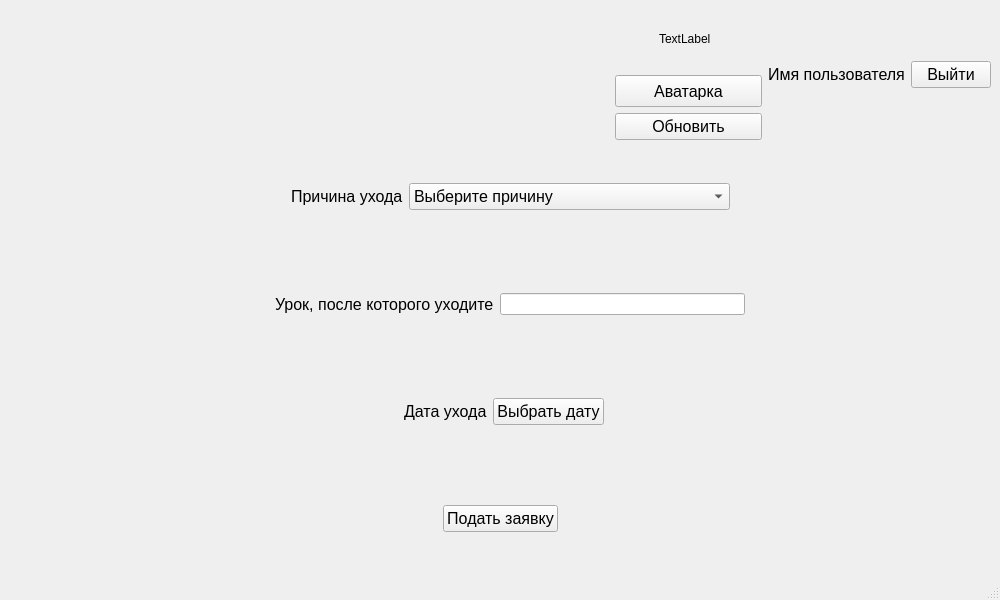
<?xml version="1.0" encoding="UTF-8"?>
<ui version="4.0">
 <class>MainWindow</class>
 <widget class="QMainWindow" name="MainWindow">
  <property name="geometry">
   <rect>
    <x>0</x>
    <y>0</y>
    <width>1000</width>
    <height>600</height>
   </rect>
  </property>
  <property name="maximumSize">
   <size>
    <width>16777215</width>
    <height>16777215</height>
   </size>
  </property>
  <property name="windowTitle">
   <string>MainWindow</string>
  </property>
  <property name="layoutDirection">
   <enum>Qt::LeftToRight</enum>
  </property>
  <widget class="QWidget" name="centralwidget">
   <layout class="QVBoxLayout" name="verticalLayout">
    <item>
     <layout class="QHBoxLayout" name="horizontalLayout_3">
      <item>
       <spacer name="horizontalSpacer">
        <property name="orientation">
         <enum>Qt::Horizontal</enum>
        </property>
        <property name="sizeHint" stdset="0">
         <size>
          <width>40</width>
          <height>20</height>
         </size>
        </property>
       </spacer>
      </item>
      <item>
       <spacer name="horizontalSpacer_12">
        <property name="orientation">
         <enum>Qt::Horizontal</enum>
        </property>
        <property name="sizeHint" stdset="0">
         <size>
          <width>40</width>
          <height>20</height>
         </size>
        </property>
       </spacer>
      </item>
      <item>
       <spacer name="horizontalSpacer_13">
        <property name="orientation">
         <enum>Qt::Horizontal</enum>
        </property>
        <property name="sizeHint" stdset="0">
         <size>
          <width>40</width>
          <height>20</height>
         </size>
        </property>
       </spacer>
      </item>
      <item>
       <spacer name="verticalSpacer">
        <property name="orientation">
         <enum>Qt::Vertical</enum>
        </property>
        <property name="sizeHint" stdset="0">
         <size>
          <width>20</width>
          <height>40</height>
         </size>
        </property>
       </spacer>
      </item>
      <item>
       <spacer name="horizontalSpacer_14">
        <property name="orientation">
         <enum>Qt::Horizontal</enum>
        </property>
        <property name="sizeHint" stdset="0">
         <size>
          <width>40</width>
          <height>20</height>
         </size>
        </property>
       </spacer>
      </item>
      <item>
       <layout class="QVBoxLayout" name="verticalLayout_2">
        <item>
         <layout class="QHBoxLayout" name="horizontalLayout_6">
          <item>
           <spacer name="horizontalSpacer_11">
            <property name="orientation">
             <enum>Qt::Horizontal</enum>
            </property>
            <property name="sizeHint" stdset="0">
             <size>
              <width>40</width>
              <height>20</height>
             </size>
            </property>
           </spacer>
          </item>
          <item>
           <widget class="QLabel" name="label_6">
            <property name="sizePolicy">
             <sizepolicy hsizetype="Fixed" vsizetype="Fixed">
              <horstretch>0</horstretch>
              <verstretch>0</verstretch>
             </sizepolicy>
            </property>
            <property name="minimumSize">
             <size>
              <width>60</width>
              <height>60</height>
             </size>
            </property>
            <property name="maximumSize">
             <size>
              <width>60</width>
              <height>60</height>
             </size>
            </property>
            <property name="text">
             <string>TextLabel</string>
            </property>
           </widget>
          </item>
          <item>
           <spacer name="horizontalSpacer_10">
            <property name="orientation">
             <enum>Qt::Horizontal</enum>
            </property>
            <property name="sizeHint" stdset="0">
             <size>
              <width>40</width>
              <height>20</height>
             </size>
            </property>
           </spacer>
          </item>
         </layout>
        </item>
        <item>
         <widget class="QPushButton" name="pushButton_5">
          <property name="sizePolicy">
           <sizepolicy hsizetype="Minimum" vsizetype="Fixed">
            <horstretch>0</horstretch>
            <verstretch>0</verstretch>
           </sizepolicy>
          </property>
          <property name="minimumSize">
           <size>
            <width>60</width>
            <height>32</height>
           </size>
          </property>
          <property name="maximumSize">
           <size>
            <width>16777215</width>
            <height>16777215</height>
           </size>
          </property>
          <property name="font">
           <font>
            <pointsize>12</pointsize>
           </font>
          </property>
          <property name="text">
           <string>Аватарка</string>
          </property>
          <property name="autoRepeat">
           <bool>false</bool>
          </property>
         </widget>
        </item>
        <item>
         <widget class="QPushButton" name="pushButton_2">
          <property name="font">
           <font>
            <pointsize>12</pointsize>
           </font>
          </property>
          <property name="text">
           <string>Обновить</string>
          </property>
         </widget>
        </item>
       </layout>
      </item>
      <item>
       <widget class="QLabel" name="label_4">
        <property name="font">
         <font>
          <pointsize>12</pointsize>
         </font>
        </property>
        <property name="text">
         <string>Имя пользователя</string>
        </property>
       </widget>
      </item>
      <item>
       <widget class="QPushButton" name="pushButton_4">
        <property name="font">
         <font>
          <pointsize>12</pointsize>
         </font>
        </property>
        <property name="text">
         <string>Выйти</string>
        </property>
        <property name="autoRepeat">
         <bool>false</bool>
        </property>
       </widget>
      </item>
     </layout>
    </item>
    <item>
     <layout class="QHBoxLayout" name="horizontalLayout">
      <item>
       <spacer name="horizontalSpacer_2">
        <property name="orientation">
         <enum>Qt::Horizontal</enum>
        </property>
        <property name="sizeHint" stdset="0">
         <size>
          <width>40</width>
          <height>20</height>
         </size>
        </property>
       </spacer>
      </item>
      <item>
       <spacer name="verticalSpacer_4">
        <property name="orientation">
         <enum>Qt::Vertical</enum>
        </property>
        <property name="sizeHint" stdset="0">
         <size>
          <width>20</width>
          <height>40</height>
         </size>
        </property>
       </spacer>
      </item>
      <item>
       <widget class="QLabel" name="label">
        <property name="font">
         <font>
          <pointsize>12</pointsize>
         </font>
        </property>
        <property name="text">
         <string>Причина ухода</string>
        </property>
       </widget>
      </item>
      <item>
       <widget class="QComboBox" name="comboBox">
        <property name="enabled">
         <bool>true</bool>
        </property>
        <property name="sizePolicy">
         <sizepolicy hsizetype="Minimum" vsizetype="Fixed">
          <horstretch>0</horstretch>
          <verstretch>0</verstretch>
         </sizepolicy>
        </property>
        <property name="minimumSize">
         <size>
          <width>50</width>
          <height>0</height>
         </size>
        </property>
        <property name="font">
         <font>
          <pointsize>12</pointsize>
         </font>
        </property>
        <item>
         <property name="text">
          <string>Выберите причину</string>
         </property>
        </item>
        <item>
         <property name="text">
          <string>Врач/сдача анализов/диспансеризация</string>
         </property>
        </item>
        <item>
         <property name="text">
          <string>Семейные обстоятельства</string>
         </property>
        </item>
        <item>
         <property name="text">
          <string>Олимпиада</string>
         </property>
        </item>
       </widget>
      </item>
      <item>
       <spacer name="horizontalSpacer_6">
        <property name="orientation">
         <enum>Qt::Horizontal</enum>
        </property>
        <property name="sizeHint" stdset="0">
         <size>
          <width>40</width>
          <height>20</height>
         </size>
        </property>
       </spacer>
      </item>
     </layout>
    </item>
    <item>
     <layout class="QHBoxLayout" name="horizontalLayout_2">
      <item>
       <spacer name="horizontalSpacer_3">
        <property name="orientation">
         <enum>Qt::Horizontal</enum>
        </property>
        <property name="sizeHint" stdset="0">
         <size>
          <width>40</width>
          <height>20</height>
         </size>
        </property>
       </spacer>
      </item>
      <item>
       <spacer name="verticalSpacer_5">
        <property name="orientation">
         <enum>Qt::Vertical</enum>
        </property>
        <property name="sizeHint" stdset="0">
         <size>
          <width>20</width>
          <height>40</height>
         </size>
        </property>
       </spacer>
      </item>
      <item>
       <widget class="QLabel" name="label_2">
        <property name="font">
         <font>
          <pointsize>12</pointsize>
         </font>
        </property>
        <property name="text">
         <string>Урок, после которого уходите</string>
        </property>
       </widget>
      </item>
      <item>
       <widget class="QLineEdit" name="lineEdit_2"/>
      </item>
      <item>
       <spacer name="horizontalSpacer_7">
        <property name="orientation">
         <enum>Qt::Horizontal</enum>
        </property>
        <property name="sizeHint" stdset="0">
         <size>
          <width>40</width>
          <height>20</height>
         </size>
        </property>
       </spacer>
      </item>
     </layout>
    </item>
    <item>
     <layout class="QHBoxLayout" name="horizontalLayout_4">
      <item>
       <spacer name="horizontalSpacer_4">
        <property name="orientation">
         <enum>Qt::Horizontal</enum>
        </property>
        <property name="sizeHint" stdset="0">
         <size>
          <width>40</width>
          <height>20</height>
         </size>
        </property>
       </spacer>
      </item>
      <item>
       <spacer name="verticalSpacer_6">
        <property name="orientation">
         <enum>Qt::Vertical</enum>
        </property>
        <property name="sizeHint" stdset="0">
         <size>
          <width>20</width>
          <height>40</height>
         </size>
        </property>
       </spacer>
      </item>
      <item>
       <widget class="QLabel" name="label_3">
        <property name="font">
         <font>
          <pointsize>12</pointsize>
         </font>
        </property>
        <property name="text">
         <string>Дата ухода</string>
        </property>
       </widget>
      </item>
      <item>
       <widget class="QPushButton" name="pushButton">
        <property name="minimumSize">
         <size>
          <width>0</width>
          <height>0</height>
         </size>
        </property>
        <property name="font">
         <font>
          <pointsize>12</pointsize>
         </font>
        </property>
        <property name="text">
         <string>Выбрать дату</string>
        </property>
       </widget>
      </item>
      <item>
       <widget class="QLabel" name="label_5">
        <property name="text">
         <string/>
        </property>
       </widget>
      </item>
      <item>
       <spacer name="horizontalSpacer_8">
        <property name="orientation">
         <enum>Qt::Horizontal</enum>
        </property>
        <property name="sizeHint" stdset="0">
         <size>
          <width>40</width>
          <height>20</height>
         </size>
        </property>
       </spacer>
      </item>
     </layout>
    </item>
    <item>
     <layout class="QHBoxLayout" name="horizontalLayout_5">
      <item>
       <spacer name="horizontalSpacer_5">
        <property name="orientation">
         <enum>Qt::Horizontal</enum>
        </property>
        <property name="sizeHint" stdset="0">
         <size>
          <width>40</width>
          <height>20</height>
         </size>
        </property>
       </spacer>
      </item>
      <item>
       <spacer name="verticalSpacer_2">
        <property name="orientation">
         <enum>Qt::Vertical</enum>
        </property>
        <property name="sizeHint" stdset="0">
         <size>
          <width>20</width>
          <height>40</height>
         </size>
        </property>
       </spacer>
      </item>
      <item>
       <widget class="QPushButton" name="pushButton_3">
        <property name="font">
         <font>
          <pointsize>12</pointsize>
         </font>
        </property>
        <property name="text">
         <string>Подать заявку</string>
        </property>
       </widget>
      </item>
      <item>
       <spacer name="verticalSpacer_3">
        <property name="orientation">
         <enum>Qt::Vertical</enum>
        </property>
        <property name="sizeHint" stdset="0">
         <size>
          <width>20</width>
          <height>40</height>
         </size>
        </property>
       </spacer>
      </item>
      <item>
       <spacer name="horizontalSpacer_9">
        <property name="orientation">
         <enum>Qt::Horizontal</enum>
        </property>
        <property name="sizeHint" stdset="0">
         <size>
          <width>40</width>
          <height>20</height>
         </size>
        </property>
       </spacer>
      </item>
     </layout>
    </item>
   </layout>
  </widget>
  <widget class="QMenuBar" name="menubar">
   <property name="geometry">
    <rect>
     <x>0</x>
     <y>0</y>
     <width>1000</width>
     <height>26</height>
    </rect>
   </property>
  </widget>
  <widget class="QStatusBar" name="statusbar"/>
 </widget>
 <resources/>
 <connections/>
</ui>
